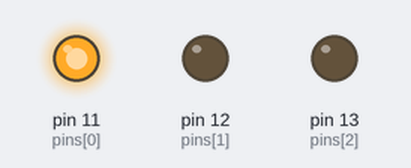
Simulated run of this sketch. Board: Arduino Uno, built with avr-gcc and run on an emulated ATmega328P. Shown: output pins drawn as LEDs (lit = HIGH).

Above: at 1.5 s.
At 3.5 s:
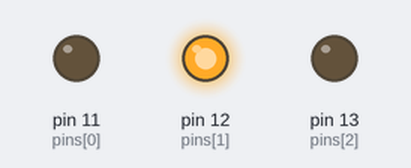
At 5.5 s:
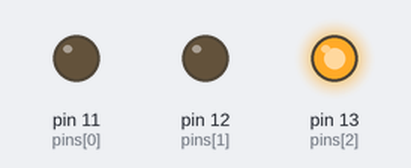
Timing chart, 0 to 10.4 s (numbered marks = the images above):
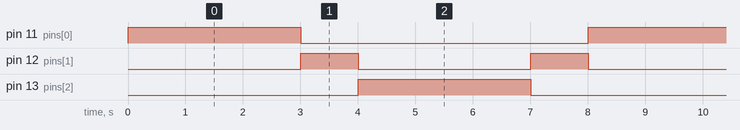

The sketch:

main.ino
```cpp
int pins[3] = {11, 12, 13};
int len = 3;

void setup()
{
  for (int i = 0; i < len; i++)
  {
    pinMode(pins[i], OUTPUT);
  }
  digitalWrite(pins[0], HIGH);
}

void loop()
{
  control(pins);
}

void control(int pins[3])
{
  delay(3000);
  digitalWrite(pins[0], LOW);
  digitalWrite(pins[1], HIGH);
  delay(1000);

  digitalWrite(pins[1], LOW);
  digitalWrite(pins[2], HIGH);
  delay(3000);

  digitalWrite(pins[1], HIGH);
  digitalWrite(pins[2], LOW);
  delay(1000);

  digitalWrite(pins[1], LOW);
  digitalWrite(pins[0], HIGH);
}
```

Measured:
- by itself, pin 11 (pins[0]), pin 13 (pins[2]): alternates HIGH for 3.0 s and LOW for 5.0 s
- by itself, pin 12 (pins[1]): alternates HIGH for 1.0 s and LOW for 3.0 s
- by itself, everything shown: repeats every 8.0 s, in 4 steps
